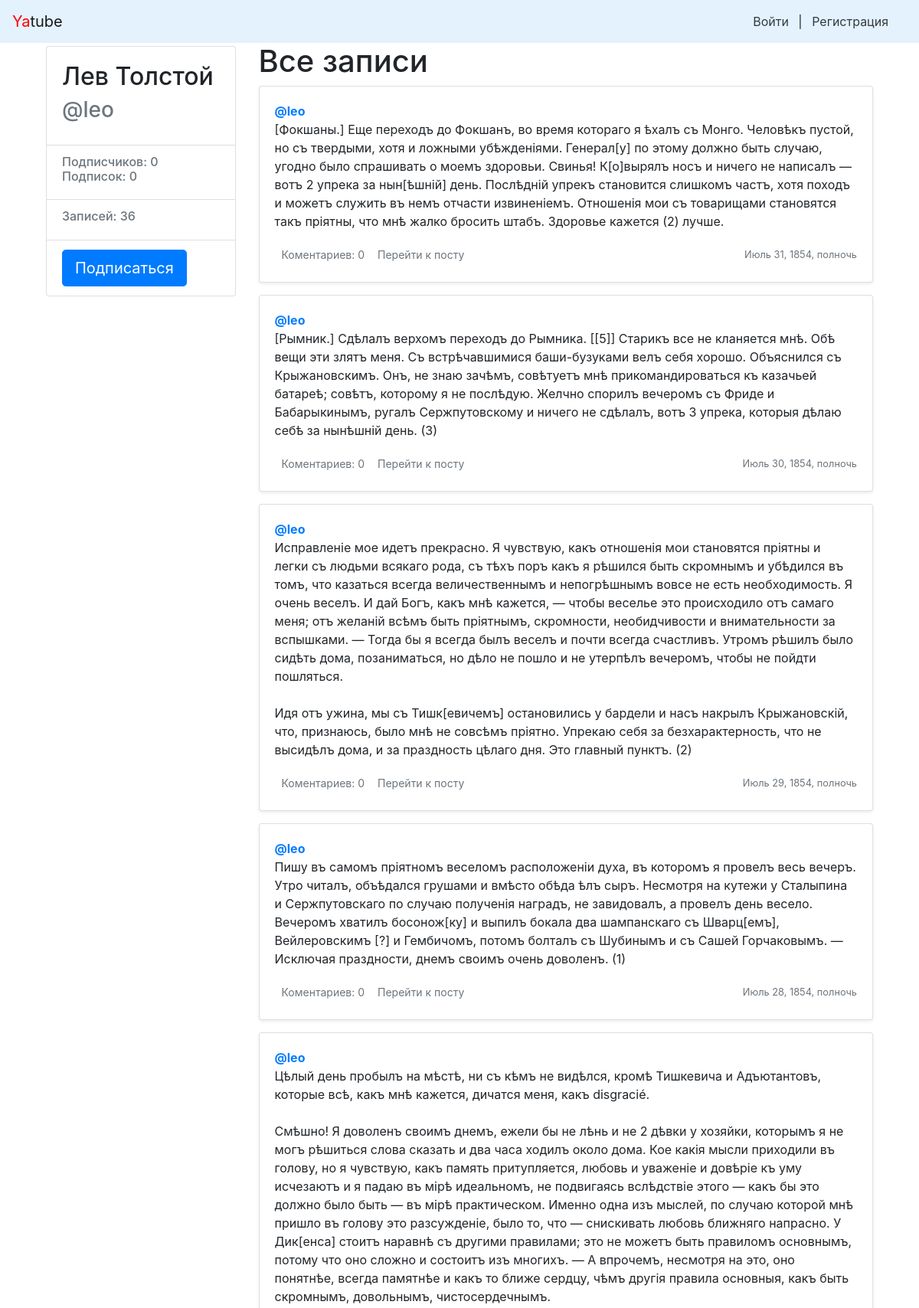
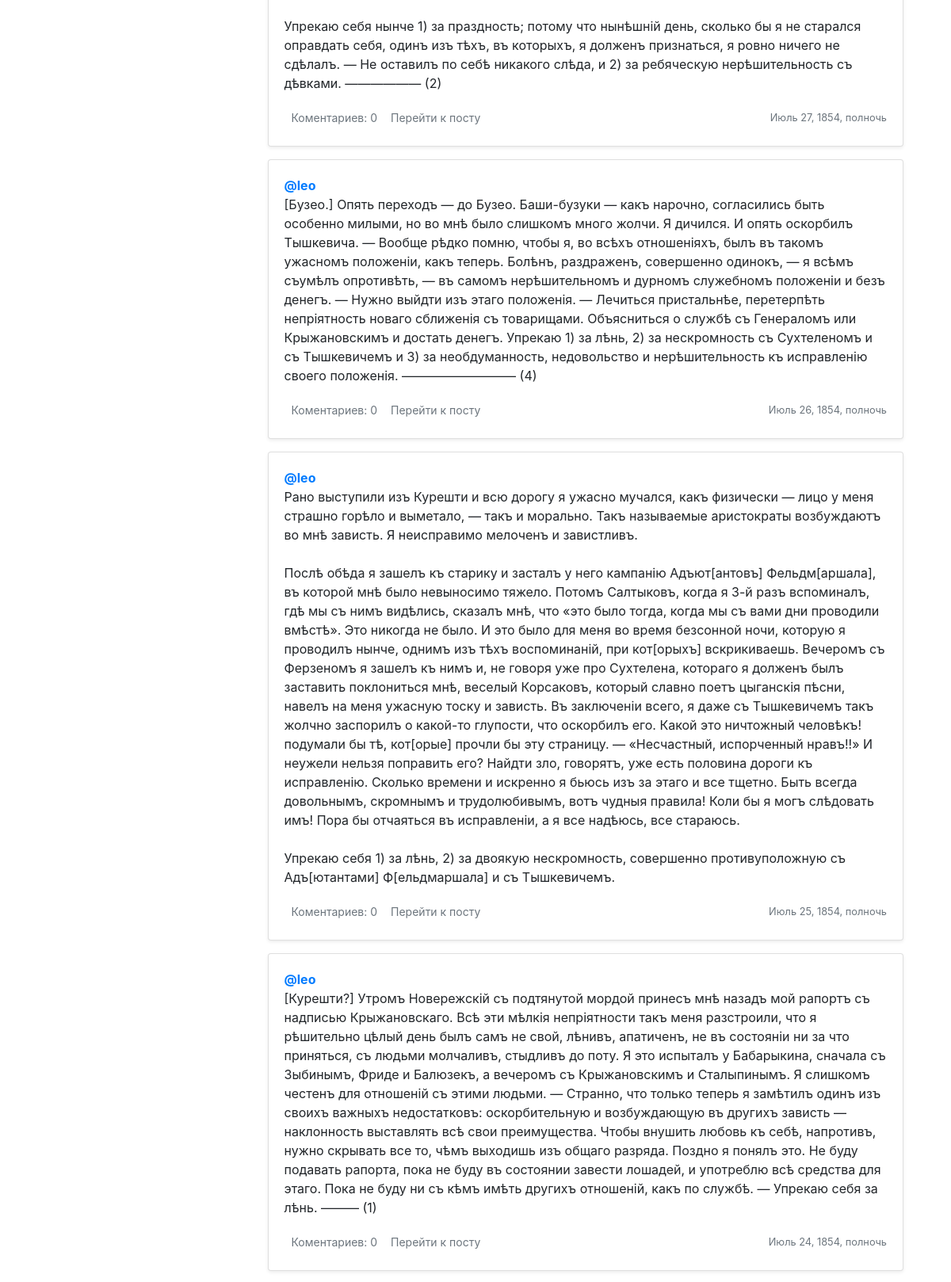
Screenshot of /leo/ (upper part) with the database file from the repository (2 pictures, top to bottom).
### posts/models.py (models this page shows)
class Post(models.Model):
    class Meta():
        ordering = ['-pub_date', '-id']
    text = models.TextField(max_length=200)
    pub_date = models.DateTimeField("date published", auto_now_add=True)
    author = models.ForeignKey(User, on_delete=models.CASCADE, related_name="post")
    group = models.ForeignKey(Group, on_delete=models.SET_NULL, blank=True, null=True, related_name="post")
    image = models.ImageField(upload_to='posts/', blank=True, null=True)

### posts/views.py (the view)
# urls.py: path('<str:username>/', views.profile, name='profile'),
def profile(request, username):
    author = get_object_or_404(get_user_model(), username=username)
    post_list = author.post.select_related('author', 'group').all()
    paginator = Paginator(post_list, 10)
    page_number = request.GET.get('page', 1)
    page = paginator.get_page(page_number)
    return render(
        request,
        'profile.html',
        {
            'page': page,
            'paginator': paginator,
            'author': author,
            'following': user_is_follower(request.user, author)
        }
    )

### posts/views.py (called while the page is built)
def user_is_follower(user, author):
    return user.is_authenticated and Follow.objects.filter(user=user, author=author).exists()

### yatube/context_processors.py (called while the page is built)
def year(request):
    cur_year = dt.datetime.now().year
    return {'year' : cur_year}

### posts/templates/profile.html (shortened to what this page needs)
{% extends "base.html" %}
{% block content %}
{% load thumbnail %}
    <main role="main" class="container">
    <div class="row">
        {% include "author.html" with author=author %}
        <div class="col-md-9">
            <h1>
                {% if user == author %}
                Мои записи
                {% else %}
                Все записи
                {% endif %}
            </h1>
            {% for post in page %}
                {% include "post_item.html" with post=post %}
            {% endfor %}
        </div>
    </div>
</main>
{% endblock %}

### posts/templates/author.html
<div class="col-md-3 mb-3 mt-1">
    <div class="card">
            <div class="card-body">
                    <div class="h2">
                        {{ author.get_full_name }}
                    </div>
                    <div class="h3 text-muted">
                        @{{ author.username }}
                    </div>
            </div>
            <ul class="list-group list-group-flush">
                    <li class="list-group-item">
                            <div class="h6 text-muted">
                                Подписчиков: {{ author.following.count }}<br />
                                Подписок: {{ author.follower.count }}
                            </div>
                    </li>
                    <li class="list-group-item">
                        <div class="h6 text-muted">
                                Записей: {{ author.post.count }}
                        </div>
                    </li>
                    {% if user != author %}
                    <li class="list-group-item">
                        {% if following %}
                        <a class="btn btn-lg btn-light"
                                href="{% url 'profile_unfollow' author.username %}" role="button">
                                Отписаться
                        </a>
                        {% else %}
                        <a class="btn btn-lg btn-primary"
                                href="{% url 'profile_follow' author.username %}" role="button">
                        Подписаться
                        </a>
                        {% endif %}
                    </li>
                    {% endif %}
            </ul>
    </div>
</div>

### posts/templates/post_item.html (shortened to what this page needs)
<div class="card mb-3 mt-1 shadow-sm">
    {% load thumbnail %}
    <div class="card-body">
        <p class="card-text">
            <a name="post_{{ post.id }}" href="{% url 'profile' post.author.username %}">
                <strong class="d-block text-gray-dark">@{{ post.author }}</strong>
            </a>
            {{ post.text|linebreaksbr }}
        </p>
        <div class="d-flex justify-content-between align-items-center">
            <div class="btn-group ">
                <small class="btn btn-sm text-muted">Коментариев: {{ post.comments.count }}</small>
                {% if not is_post %}
                    <a class="btn btn-sm text-muted" href="{% url 'post' post.author.username post.id %}" role="button">
                        Перейти к посту
                    </a>
                {% endif %}
            </div>
            <small class="text-muted">{{ post.pub_date }}</small>
        </div>
    </div>
</div>

### rows the page displays
Post: author "leo", text "[Фокшаны.] Еще переходъ до Фокшанъ, во время котораго я ѣхалъ съ Монго. Человѣкъ пустой, но съ твердыми, хотя и ложными убѣжденіями. Генерал[у] по этому должно быть случаю, угодно было спрашивать о моемъ здоровьи. Свинья! К[о]вырялъ носъ и ничего не написалъ — вотъ 2 упрека за нын[ѣшній] день. Послѣдній упрекъ становится слишкомъ частъ, хотя походъ и можетъ служить въ немъ отчасти извиненіемъ. Отношенія мои съ товарищами становятся такъ пріятны, что мнѣ жалко бросить штабъ. Здоровье кажется (2) лучше.", comments.count "0", pub_date "Июль 31, 1854, полночь"
Post: author "leo", text "[Рымник.] Сдѣлалъ верхомъ переходъ до Рымника. [[5]] Старикъ все не кланяется мнѣ. Обѣ вещи эти злятъ меня. Съ встрѣчавшимися баши-бузуками велъ себя хорошо. Объяснился съ Крыжановскимъ. Онъ, не знаю зачѣмъ, совѣтуетъ мнѣ прикомандироваться къ казачьей батареѣ; совѣтъ, которому я не послѣдую. Желчно спорилъ вечеромъ съ Фриде и Бабарыкинымъ, ругалъ Сержпутовскому и ничего не сдѣлалъ, вотъ 3 упрека, которыя дѣлаю себѣ за нынѣшній день. (3)", comments.count "0", pub_date "Июль 30, 1854, полночь"
Post: author "leo", text "Исправленіе мое идетъ прекрасно. Я чувствую, какъ отношенія мои становятся пріятны и легки съ людьми всякаго рода, съ тѣхъ поръ какъ я рѣшился быть скромнымъ и убѣдился въ томъ, что казаться всегда величественнымъ и непогрѣшнымъ вовсе не есть необходимость. Я очень веселъ. И дай Богъ, какъ мнѣ кажется, — чтобы веселье это происходило отъ самаго меня; отъ желаній всѣмъ быть пріятнымъ, скромности, необидчивости и внимательности за вспышками. — Тогда бы я всегда былъ веселъ и почти всегда счастливъ. Утромъ рѣшилъ было сидѣть дома, позаниматься, но дѣло не пошло и не утерпѣлъ вечеромъ, чтобы не пойдти пошляться. Идя отъ ужина, мы съ Тишк[евичемъ] остановились у бардели и насъ накрылъ…", comments.count "0", pub_date "Июль 29, 1854, полночь"
Post: author "leo", text "Пишу въ самомъ пріятномъ веселомъ расположеніи духа, въ которомъ я провелъ весь вечеръ. Утро читалъ, объѣдался грушами и вмѣсто обѣда ѣлъ сыръ. Несмотря на кутежи у Сталыпина и Сержпутовскаго по случаю полученія наградъ, не завидовалъ, а провелъ день весело. Вечеромъ хватилъ босонож[ку] и выпилъ бокала два шампанскаго съ Шварц[емъ], Вейлеровскимъ [?] и Гембичомъ, потомъ болталъ съ Шубинымъ и съ Сашей Горчаковымъ. — Исключая праздности, днемъ своимъ очень доволенъ. (1)", comments.count "0", pub_date "Июль 28, 1854, полночь"
Post: author "leo", text "Цѣлый день пробылъ на мѣстѣ, ни съ кѣмъ не видѣлся, кромѣ Тишкевича и Адъютантовъ, которые всѣ, какъ мнѣ кажется, дичатся меня, какъ disgracié. Смѣшно! Я доволенъ своимъ днемъ, ежели бы не лѣнь и не 2 дѣвки у хозяйки, которымъ я не могъ рѣшиться слова сказать и два часа ходилъ около дома. Кое какія мысли приходили въ голову, но я чувствую, какъ память притупляется, любовь и уваженіе и довѣріе къ уму исчезаютъ и я падаю въ мірѣ идеальномъ, не подвигаясь вслѣдствіе этого — какъ бы это должно было быть — въ мірѣ практическом. Именно одна изъ мыслей, по случаю которой мнѣ пришло въ голову это разсужденіе, было то, что — снискивать любовь ближняго напрасно. У Дик[енса] стоитъ наравнѣ съ другими…", comments.count "0", pub_date "Июль 27, 1854, полночь"
Post: author "leo", text "[Бузео.] Опять переходъ — до Бузео. Баши-бузуки — какъ нарочно, согласились быть особенно милыми, но во мнѣ было слишкомъ много жолчи. Я дичился. И опять оскорбилъ Тышкевича. — Вообще рѣдко помню, чтобы я, во всѣхъ отношеніяхъ, былъ въ такомъ ужасномъ положеніи, какъ теперь. Болѣнъ, раздраженъ, совершенно одинокъ, — я всѣмъ съумѣлъ опротивѣть, — въ самомъ нерѣшительномъ и дурномъ служебномъ положеніи и безъ денегъ. — Нужно выйдти изъ этаго положенія. — Лечиться пристальнѣе, перетерпѣть непріятность новаго сближенія съ товарищами. Объясниться о службѣ съ Генераломъ или Крыжановскимъ и достать денегъ. Упрекаю 1) за лѣнь, 2) за нескромность съ Сухтеленомъ и съ Тышкевичемъ и 3) за…", comments.count "0", pub_date "Июль 26, 1854, полночь"
Post: author "leo", text "Рано выступили изъ Курешти и всю дорогу я ужасно мучался, какъ физически — лицо у меня страшно горѣло и выметало, — такъ и морально. Такъ называемые аристократы возбуждаютъ во мнѣ зависть. Я неисправимо мелоченъ и завистливъ. Послѣ обѣда я зашелъ къ старику и засталъ у него кампанію Адъют[антовъ] Фельдм[аршала], въ которой мнѣ было невыносимо тяжело. Потомъ Салтыковъ, когда я 3-й разъ вспоминалъ, гдѣ мы съ нимъ видѣлись, сказалъ мнѣ, что «это было тогда, когда мы съ вами дни проводили вмѣстѣ». Это никогда не было. И это было для меня во время безсонной ночи, которую я проводилъ нынче, однимъ изъ тѣхъ воспоминаній, при кот[орыхъ] вскрикиваешь. Вечеромъ съ Ферзеномъ я зашелъ къ нимъ и, не…", comments.count "0", pub_date "Июль 25, 1854, полночь"
Post: author "leo", text "[Курешти?] Утромъ Новережскій съ подтянутой мордой принесъ мнѣ назадъ мой рапортъ съ надписью Крыжановскаго. Всѣ эти мѣлкія непріятности такъ меня разстроили, что я рѣшительно цѣлый день былъ самъ не свой, лѣнивъ, апатиченъ, не въ состояніи ни за что приняться, съ людьми молчаливъ, стыдливъ до поту. Я это испыталъ у Бабарыкина, сначала съ Зыбинымъ, Фриде и Балюзекъ, а вечеромъ съ Крыжановскимъ и Сталыпинымъ. Я слишкомъ честенъ для отношеній съ этими людьми. — Странно, что только теперь я замѣтилъ одинъ изъ своихъ важныхъ недостатковъ: оскорбительную и возбуждающую въ другихъ зависть — наклонность выставлять всѣ свои преимущества. Чтобы внушить любовь къ себѣ, напротивъ, нужно скрывать все…", comments.count "0", pub_date "Июль 24, 1854, полночь"

### other values shown
{{ author.get_full_name }} "Лев Толстой"
{{ author.username }} "leo"
{{ author.following.count }} "0"
{{ author.follower.count }} "0"
{{ author.post.count }} "36"
